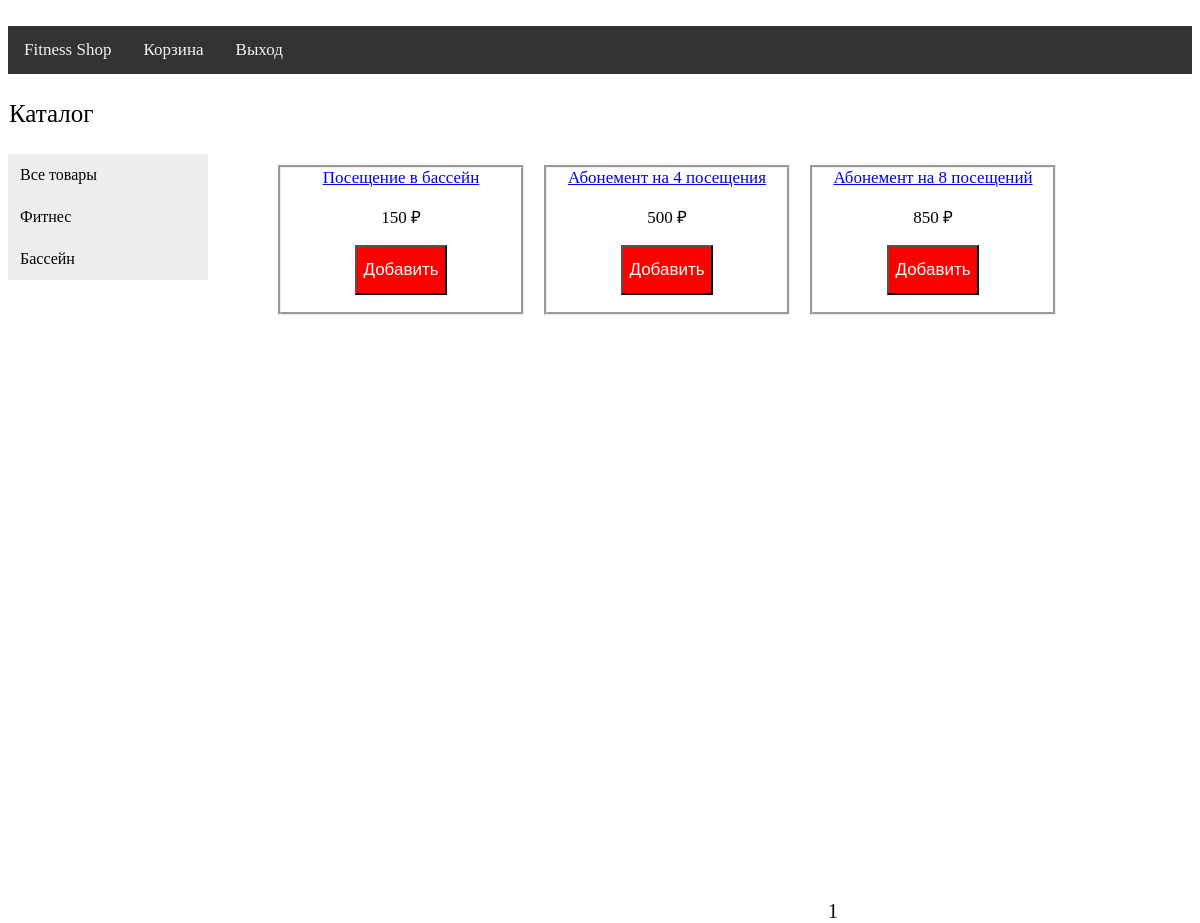
Page /swimming/1 (signed in) on the committed database.
### app.py (models this page shows)
class Collection(db.Model):  # раздел магазина
    id = db.Column(db.Integer, primary_key=True)
    title = db.Column(db.String(50), nullable=False)
    trans = db.Column(db.String(50), nullable=False)

class Item(db.Model):  # товар
    id = db.Column(db.Integer, primary_key=True)
    title = db.Column(db.String(100), nullable=False)
    descr = db.Column(db.String(500), nullable=False)
    price = db.Column(db.Integer, nullable=False)
    collect = db.Column(db.Integer, db.ForeignKey('collection.id'), nullable=False)

### app.py (the view)
@app.route('/<string:collect>/')  # страницы отдельных разделов
@app.route('/<string:collect>/<int:page>')
def page(collect, page=None):
    try:
        bus = [g.item_id for g in ItemInBusket.query.filter_by(user_id=current_user.id).all()]  # товары в корзине
    except:
        bus = []
    if collect in [col.title for col in Collection.query.all()]:
        col = Collection.query.filter_by(title=collect).first().id
        goods = db.session.query(Item, Collection).filter(Item.collect == Collection.id).filter_by(collect=col)
        if page in (None, 1):
            return render_template('ShopGoods.html', goods=goods.paginate(1, number, False),
                                   collections=Collection.query.all()
                                   , col=Collection.query.filter_by(title=collect).first(), user_=current_user, bus=bus)
        return render_template('ShopGoods.html', goods=goods.paginate(page, number, False),
                               collections=Collection.query.all(),
                               col=Collection.query.filter_by(title=collect).first().title, user_=current_user, bus=bus)

### app.py (called while the page is built)
@login_manager.user_loader  # загрузка пользователя
def load_user(user_id):
    return db.session.query(User).get(user_id)

### templates/ShopGoods.html (shortened to what this page needs)
{% extends 'ShopMenu.html' %}
{% block main %}
<div class='catalog' align='center'>
{% for g in goods.items %}
<div class='item' align='left'>
<a href='/tovary/{{ g.Item.id }}' title='{{ g.Item.title }}' class='item-name' align='center'>{{ g.Item.title }}</a>
<p>{{ g.Item.price }} &#8381</p>
{% if g.Item.id not in bus%}
<form action='/tovary/{{ g.Item.id }}/busket' method='post'>
<button class='add' title='Добавить'>Добавить</button></form>
{% else %}
<div class='add' align='center'>
<button class='to_busket'><a style='color:white;text-decoration:none' href='/busket'><span>В корзину</span></a></button>
</div>
{% endif %}
</div>
{% endfor %}
<div class='page' align='center'>
{% for pg in goods.iter_pages(left_edge=1,right_edge=1, left_current=1, right_current=2) %}
{% if pg %}
{% if goods.page==pg %}
<a>{{ pg }}</a>
{% else %}
{% if col.title!='tovary' %}
<a href="{{ url_for('page',collect=col.title,page=pg) }}">{{ pg }}</a>
{% else %}
<a href="{{ url_for('all_',page=pg) }}">{{ pg }}</a>
{% endif %}
{% endif %}
{% else %}
...
{% endif %}
{% endfor %}
</div>
</div>
{% endblock %}

### templates/ShopMenu.html
﻿{% extends 'ShopBase.html' %}
{% block content %}
<div class='content'>
<div class='vertical-menu'>
<p class='catal'>Каталог</p>
{% if col.trans=='Все товары' %}
<a href='/tovary' class='active'>Все товары</a>
{% else %}
<a href='/tovary' class='link'>Все товары</a>
{% endif %}
{% for c in collections %}
{% if c.title==col %}
<a href='/{{ c.title }}' class='active'>{{ c.trans }}</a>
{% else %}
<a href='/{{ c.title }}' class='link'>{{ c.trans }}</a>
{% endif %}
{% endfor %}
</div>
{% block main %}
{% endblock %}
</div>
{% endblock %}

### templates/ShopBase.html (style rules this page uses)
.vertical-menu { width: 200px; }
.vertical-menu a { background-color: #eee; color: black; display: block; padding: 12px; text-decoration: none; }
.catal { font-size: 25px; padding: 1px; }
.catalog { top: -50px; width: 1150px; margin: 0px 0px 0px 250px; position: absolute; top: 150px; }
.item { vertical-align: top; border-style: groove; display: inline-block; position: relative; text-align: center; float: left; width: 240px; margin-left: 20px; overflow: hidden; text-overflow: ellipsis; margin-top: 15px; font-size: 17px; }
button.add { background: red; color: white; height: 50px; font-size: 1.0625rem; cursor: pointer; }
.content { height: 100%; margin: 0px 0px 0px 0px; }
.page { font-size: 20px; margin-top: 750px; }
.item-name { white-space:pre; background: white; overflow: hidden; text-overflow: ellipsis; }

### rows in the picture
Collection: trans "Фитнес"
Collection: trans "Бассейн"
Item: Item "Посещение в бассейн", Item.price "150"
Item: Item "Абонемент на 4 посещения", Item.price "500"
Item: Item "Абонемент на 8 посещений", Item.price "850"

### other values in the picture
{{ pg }} "1"
